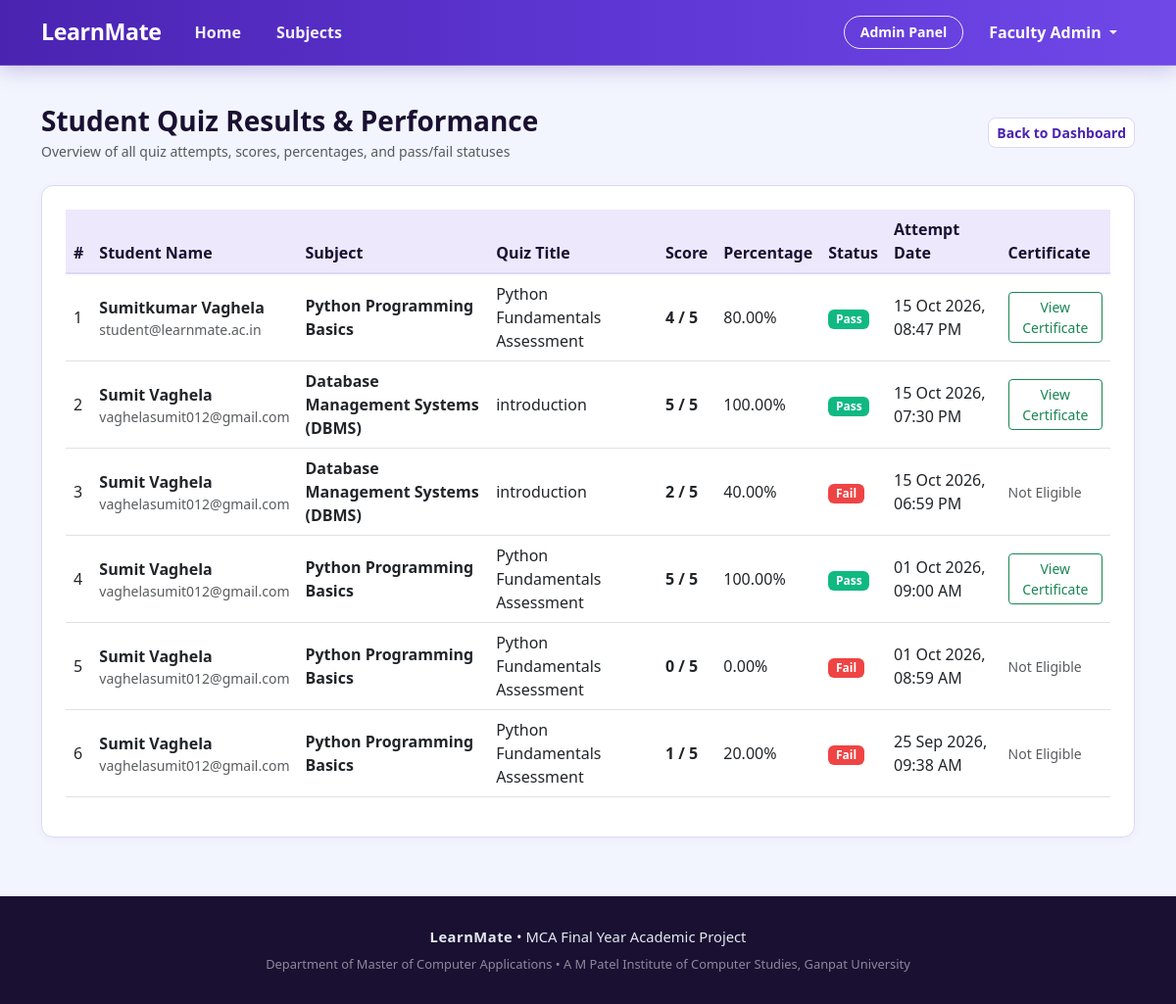
Page /admin-panel/results/ (signed in) on the committed database.
### main_app/models.py (models this page shows, shortened)
class QuizResult(models.Model):
    result_id = models.AutoField(primary_key=True)
    attempt = models.OneToOneField(QuizAttempt, on_delete=models.CASCADE, related_name='result')
    student = models.ForeignKey(User, on_delete=models.CASCADE, related_name='quiz_results')
    quiz = models.ForeignKey(Quiz, on_delete=models.CASCADE)
    score = models.IntegerField()
    total_marks = models.IntegerField()
    percentage = models.DecimalField(max_digits=5, decimal_places=2)
    result_status = models.CharField(max_length=20, default='Pass')
    result_date = models.DateTimeField(auto_now_add=True)
    class Meta:
        db_table = 'quiz_result'
        verbose_name = 'Quiz Result'
        verbose_name_plural = 'Quiz Results'

class Quiz(models.Model):
    quiz_id = models.AutoField(primary_key=True)
    subject = models.ForeignKey(Subject, on_delete=models.CASCADE, related_name='quizzes')
    quiz_title = models.CharField(max_length=150)
    total_questions = models.IntegerField(default=5)
    passing_marks = models.IntegerField(default=3)
    created_by = models.ForeignKey(User, on_delete=models.CASCADE)
    created_at = models.DateTimeField(auto_now_add=True)
    class Meta:
        db_table = 'quiz'
        verbose_name = 'Quiz'
        verbose_name_plural = 'Quizzes'

class Subject(models.Model):
    subject_id = models.AutoField(primary_key=True)
    subject_name = models.CharField(max_length=100)
    description = models.TextField()
    image = models.ImageField(upload_to='subjects/', null=True, blank=True, help_text="Upload subject cover image")
    image_url = models.URLField(max_length=500, null=True, blank=True, help_text="Or paste direct web image URL")
    created_by = models.ForeignKey(User, on_delete=models.CASCADE, related_name='subjects_created')
    created_at = models.DateTimeField(auto_now_add=True)
    class Meta:
        db_table = 'subject'
        verbose_name = 'Subject'
        verbose_name_plural = 'Subjects'

### main_app/views.py (the view)
# urls.py: path('admin-panel/results/', views.admin_student_results, name='admin_student_results'),
@login_required
@user_passes_test(is_admin)
def admin_student_results(request):
    results = QuizResult.objects.all().select_related('student', 'quiz', 'quiz__subject').order_by('-result_date')
    certs = Certificate.objects.all().select_related('student', 'subject')
    cert_map = {(c.student_id, c.subject_id): c for c in certs}
    for r in results:
        r.cert = cert_map.get((r.student_id, r.quiz.subject_id))
    return render(request, 'admin_panel/student_results.html', {'results': results})

### main_app/views.py (called while the page is built)
def is_admin(user):
    if not user.is_authenticated:
        return False
    if user.is_superuser or user.is_staff:
        return True
    try:
        return user.profile.role == 'admin'
    except Exception:
        return False

### templates/admin_panel/student_results.html (shortened to what this page needs)
{% extends 'base.html' %}
{% block content %}
<div class="container py-3">
    <div class="d-flex justify-content-between align-items-center mb-4 flex-wrap gap-2">
        <div>
            <h3 class="fw-bold mb-1">Student Quiz Results & Performance</h3>
            <p class="text-muted small mb-0">Overview of all quiz attempts, scores, percentages, and pass/fail statuses</p>
        </div>
        <a href="{% url 'admin_dashboard' %}" class="btn btn-outline-secondary btn-sm">
            Back to Dashboard
        </a>
    </div>
    <div class="custom-card p-4">
        <div class="table-responsive">
            <table class="table table-hover align-middle">
                <thead class="table-light">
                    <tr>
                        <th>#</th>
                        <th>Student Name</th>
                        <th>Subject</th>
                        <th>Quiz Title</th>
                        <th>Score</th>
                        <th>Percentage</th>
                        <th>Status</th>
                        <th>Attempt Date</th>
                        <th>Certificate</th>
                    </tr>
                </thead>
                <tbody>
                    {% for r in results %}
                    <tr>
                        <td>{{ forloop.counter }}</td>
                        <td>
                            <strong>{{ r.student.first_name|default:r.student.username }}</strong>
                            <div class="text-muted small">{{ r.student.email }}</div>
                        </td>
                        <td><span class="fw-semibold text-dark">{{ r.quiz.subject.subject_name }}</span></td>
                        <td>{{ r.quiz.quiz_title }}</td>
                        <td><strong>{{ r.score }} / {{ r.total_marks }}</strong></td>
                        <td>{{ r.percentage }}%</td>
                        <td>
                            <span class="badge {% if r.result_status == 'Pass' %}bg-success{% else %}bg-danger{% endif %}">
                                {{ r.result_status }}
                            </span>
                        </td>
                        <td>{{ r.result_date|date:"d M Y, h:i A" }}</td>
                        <td>
                            {% if r.result_status == 'Pass' %}
                                {% if r.cert %}
                                <a href="{% url 'view_certificate' r.cert.certificate_no %}" class="btn btn-outline-success btn-sm" target="_blank">
                                    View Certificate
                                </a>
                                {% else %}
                                <a href="{% url 'admin_generate_certificate' r.result_id %}?next={% url 'admin_student_results' %}"
                                   class="btn btn-primary btn-sm fw-bold shadow-sm"
                                   onclick="return confirm('Generate official certificate for {{ r.student.username }} in {{ r.quiz.subject.subject_name }}?');">
                                    🎓 Generate Certificate
                                </a>
                                {% endif %}
                            {% else %}
                                <span class="text-muted small">Not Eligible</span>
                            {% endif %}
                        </td>
                    </tr>
                    {% empty %}
                    <tr>
                        <td colspan="9" class="text-center py-4 text-muted">No student quiz attempts recorded yet.</td>
                    </tr>
                    {% endfor %}
                </tbody>
            </table>
        </div>
    </div>
</div>
{% endblock %}

### templates/base.html (shortened to what this page needs)
{% load static %}
<!DOCTYPE html>
<html lang="en">
<head>
    <link href="https://cdn.jsdelivr.net/npm/bootstrap@5.3.0/dist/css/bootstrap.min.css" rel="stylesheet">
    <link rel="stylesheet" href="https://cdn.jsdelivr.net/npm/bootstrap-icons@1.11.3/font/bootstrap-icons.min.css">
    <link rel="stylesheet" href="{% static 'css/style.css' %}?v=8.0">
</head>
<body>
    <nav class="navbar navbar-expand-lg navbar-custom sticky-top">
        <div class="container">
            <a class="navbar-brand" href="{% url 'home' %}">
                LearnMate
            </a>
            <div class="collapse navbar-collapse" id="navbarMain">
                <ul class="navbar-nav me-auto mb-2 mb-lg-0">
                    <li class="nav-item">
                        <a class="nav-link {% if request.resolver_match.url_name == 'home' %}active{% endif %}"
                            href="{% url 'home' %}">Home</a>
                    </li>
                    <li class="nav-item">
                        <a class="nav-link {% if request.resolver_match.url_name == 'courses' or request.resolver_match.url_name == 'course_detail' %}active{% endif %}"
                            href="{% url 'courses' %}">Subjects</a>
                    </li>
                </ul>
                <ul class="navbar-nav ms-auto align-items-center">
                    {% if user.is_authenticated %}
                    {% if user.profile.role == 'admin' or user.is_superuser %}
                    <li class="nav-item me-2">
                        <a class="btn btn-sm btn-outline-primary" href="{% url 'admin_dashboard' %}">
                            Admin Panel
                        </a>
                    </li>
                    {% else %}
                    <li class="nav-item me-2">
                        <a class="btn btn-sm btn-outline-primary" href="{% url 'dashboard' %}">
                            Dashboard
                        </a>
                    </li>
                    {% endif %}
                    <li class="nav-item dropdown">
                        <a class="nav-link dropdown-toggle font-weight-bold" href="#" id="userMenu" role="button"
                            data-bs-toggle="dropdown">
                            {{ user.first_name|default:user.username }}
                        </a>
                    </li>
                    {% endif %}
                </ul>
            </div>
        </div>
    </nav>
    <main class="py-4">
        {% block content %}{% endblock %}
    </main>
    <footer>
        <div class="container text-center">
            <div class="mb-2">
                <span class="fw-bold" style="letter-spacing: 0.5px;">LearnMate</span> • MCA Final Year Academic Project
            </div>
            <div class="small text-white-50">
                Department of Master of Computer Applications • A M Patel Institute of Computer Studies, Ganpat
                University
            </div>
        </div>
    </footer>
</body>
</html>

### static/css/style.css (style rules this page uses)
:root { --color-primary: #4b23b1; --color-primary-dark: #38178a; --color-primary-light: #ede8fc; --color-accent-periwinkle: #6e44e6; --color-dark-heading: #1a1032; --color-body-text: #475569; --color-muted-text: #6b7280; --color-bg-canvas: #f2f5fd; --color-card-surface: #ffffff; --color-border: #ded6f7; --primary-color: #4b23b1; --primary-dark: #38178a; --primary-light: #ede8fc; --secondary-color: #64748b; --accent-color: #6e44e6; --success-color: #10b981; --danger-color: #ef4444; --warning-color: #f59e0b; --background: #f2f5fd; --card-bg: #ffffff; --text-main: #1a1032; --text-body: #475569; --text-muted: #6b7280; --border-color: #ded6f7; }
body { font-family: 'Segoe UI', -apple-system, BlinkMacSystemFont, Roboto, Helvetica, Arial, sans-serif; background-color: var(--background); color: var(--text-body); min-height: 100vh; display: flex; flex-direction: column; }
h1, h2, h3, h4, h5, h6 { color: var(--color-dark-heading); font-weight: 700; }
a { color: var(--color-primary); text-decoration: none; transition: color 0.2s ease; }
main { flex: 1 0 auto; }
.navbar-custom { background: linear-gradient(90deg, #4b23b1 0%, #5d35d2 50%, #7048e8 100%) !important; border-bottom: 1px solid rgba(255, 255, 255, 0.15); box-shadow: 0 4px 20px rgba(75, 35, 177, 0.25); padding-top: 0.65rem; padding-bottom: 0.65rem; }
.navbar-custom .navbar-brand { font-weight: 800; color: #ffffff !important; font-size: 1.45rem; letter-spacing: -0.4px; display: inline-flex; align-items: center; }
.navbar-custom .nav-link { font-weight: 600; color: rgba(255, 255, 255, 0.92) !important; padding: 0.45rem 1rem !important; position: relative; border-radius: 20px; transition: all 0.2s ease; margin: 0 2px; }
.navbar-custom .btn-outline-primary, .navbar-custom .btn-outline-light { color: #ffffff !important; border: 1.5px solid rgba(255, 255, 255, 0.9) !important; background-color: transparent !important; border-radius: 20px !important; font-weight: 600; padding: 0.35rem 1rem !important; transition: all 0.2s ease; }
.navbar-custom .dropdown-toggle { color: #ffffff !important; font-weight: 600; }
.btn-outline-primary { color: var(--color-primary) !important; border-color: var(--color-primary) !important; background-color: transparent !important; font-weight: 600; border-radius: 8px; transition: all 0.2s ease; }
.btn-secondary, .btn-outline-secondary { color: var(--color-primary) !important; border-color: var(--color-border) !important; background-color: #ffffff !important; font-weight: 600; border-radius: 8px; transition: all 0.2s ease; }
.badge.bg-success { background-color: #10b981 !important; color: #ffffff !important; }
.badge.bg-danger { background-color: #ef4444 !important; color: #ffffff !important; }
.custom-card { background: #ffffff; border: 1.5px solid var(--border-color); border-radius: 12px; box-shadow: 0 2px 10px rgba(75, 35, 177, 0.04); margin-bottom: 20px; }
.table thead.table-light th { background-color: var(--color-primary-light); color: var(--color-dark-heading); font-weight: 700; border-bottom: 2px solid var(--border-color); }
footer { background-color: var(--color-dark-heading); color: #e2e8f0; padding: 30px 0; font-size: 0.92rem; margin-top: auto; }

### rows in the picture
QuizResult: student.first_name "Sumitkumar Vaghela", student.email "student@learnmate.ac.in", quiz.subject.subject_name "Python Programming Basics", quiz.quiz_title "Python Fundamentals Assessment", score "4", total_marks "5", percentage "80.00", result_status "Pass", result_date "15 Oct 2026, 08:47 PM", shows "View Certificate"
QuizResult: student.first_name "Sumit Vaghela", student.email "vaghelasumit012@gmail.com", quiz.subject.subject_name "Database Management Systems (DBMS)", quiz.quiz_title "introduction", score "5", total_marks "5", percentage "100.00", result_status "Pass", result_date "15 Oct 2026, 07:30 PM", shows "View Certificate"
QuizResult: student.first_name "Sumit Vaghela", student.email "vaghelasumit012@gmail.com", quiz.subject.subject_name "Database Management Systems (DBMS)", quiz.quiz_title "introduction", score "2", total_marks "5", percentage "40.00", result_status "Fail", result_date "15 Oct 2026, 06:59 PM", shows "Not Eligible"
QuizResult: student.first_name "Sumit Vaghela", student.email "vaghelasumit012@gmail.com", quiz.subject.subject_name "Python Programming Basics", quiz.quiz_title "Python Fundamentals Assessment", score "5", total_marks "5", percentage "100.00", result_status "Pass", result_date "01 Oct 2026, 09:00 AM", shows "View Certificate"
QuizResult: student.first_name "Sumit Vaghela", student.email "vaghelasumit012@gmail.com", quiz.subject.subject_name "Python Programming Basics", quiz.quiz_title "Python Fundamentals Assessment", score "0", total_marks "5", percentage "0.00", result_status "Fail", result_date "01 Oct 2026, 08:59 AM", shows "Not Eligible"
QuizResult: student.first_name "Sumit Vaghela", student.email "vaghelasumit012@gmail.com", quiz.subject.subject_name "Python Programming Basics", quiz.quiz_title "Python Fundamentals Assessment", score "1", total_marks "5", percentage "20.00", result_status "Fail", result_date "25 Sep 2026, 09:38 AM", shows "Not Eligible"

### other values in the picture
{{ user.first_name|default:user.username }} "Faculty Admin"
